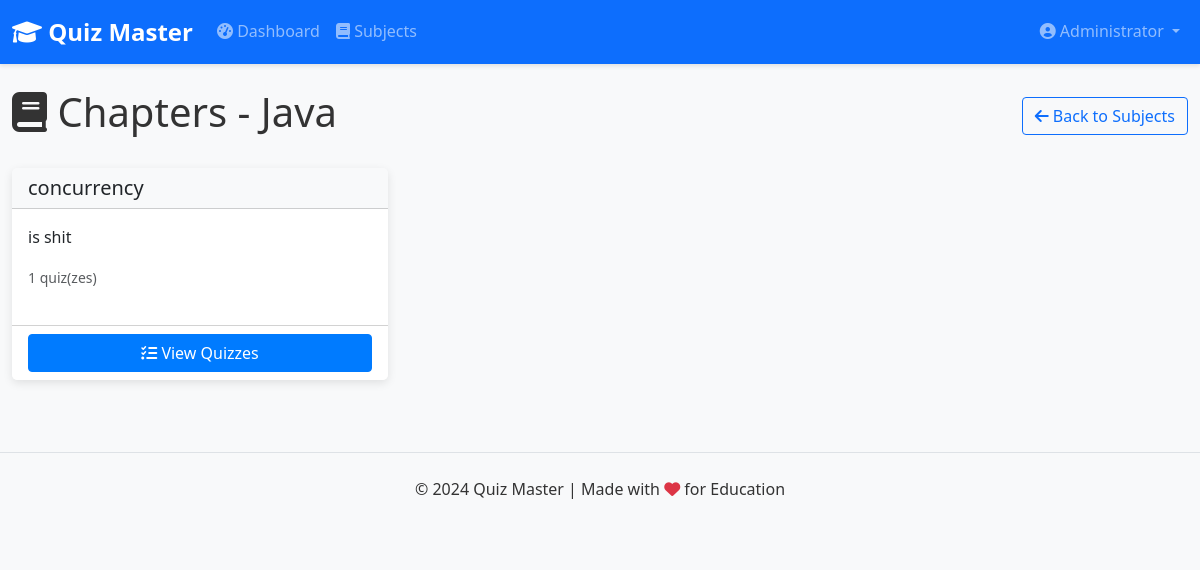
The app's page /user/subjects/1/chapters (signed in) with its own data.
### models/user.py (models this page shows, shortened)
class User(db.Model, UserMixin):
    __tablename__ = 'users'
    id = db.Column(db.Integer, primary_key=True)
    username = db.Column(db.String(100), unique=True, nullable=False)
    password = db.Column(db.String(200), nullable=False)
    full_name = db.Column(db.String(100), nullable=False)
    qualification = db.Column(db.String(100))
    dob = db.Column(db.Date)
    role = db.Column(db.String(10), default='user')
    scores = db.relationship('Score', backref='user', lazy=True)
    def is_admin(self):
        return self.role == 'admin'

### models/subject.py (models this page shows, shortened)
class Subject(db.Model):
    __tablename__ = 'subjects'
    id = db.Column(db.Integer, primary_key=True)
    name = db.Column(db.String(100), unique=True, nullable=False)
    description = db.Column(db.Text)
    chapters = db.relationship('Chapter', backref='subject', lazy=True, cascade='all, delete-orphan')

### models/chapter.py (models this page shows, shortened)
class Chapter(db.Model):
    __tablename__ = 'chapters'
    id = db.Column(db.Integer, primary_key=True)
    name = db.Column(db.String(100), nullable=False)
    description = db.Column(db.Text)
    subject_id = db.Column(db.Integer, db.ForeignKey('subjects.id'), nullable=False)
    quizzes = db.relationship('Quiz', backref='chapter', lazy=True, cascade='all, delete-orphan')
    __table_args__ = (db.UniqueConstraint('name', 'subject_id', name='unique_chapter_per_subject'),)

### controllers/user.py (the view)
@user_bp.route('/subjects/<int:subject_id>/chapters')
@login_required
def chapters(subject_id):
    subject = Subject.query.get_or_404(subject_id)
    chapters = Chapter.query.filter_by(subject_id=subject_id).all()
    return render_template('user/chapters.html',
                          subject=subject,
                          chapters=chapters,
                          title=f'Chapters - {subject.name}')

### templates/user/chapters.html
{% extends 'layout.html' %}
{% block content %}
<div class="d-flex justify-content-between align-items-center mb-4">
    <h1 class="display-6">
        <i class="fas fa-book"></i> Chapters - {{ subject.name }}
    </h1>
    <a href="{{ url_for('user.subjects') }}" class="btn btn-outline-primary">
        <i class="fas fa-arrow-left"></i> Back to Subjects
    </a>
</div>
<div class="row">
    {% if chapters %}
        {% for chapter in chapters %}
        <div class="col-md-4 mb-4">
            <div class="card h-100">
                <div class="card-header">
                    <h5 class="card-title mb-0">{{ chapter.name }}</h5>
                </div>
                <div class="card-body">
                    <p class="card-text">{{ chapter.description }}</p>
                    <div class="d-flex justify-content-between align-items-center">
                        <small class="text-muted">{{ chapter.quizzes|length }} quiz(zes)</small>
                    </div>
                </div>
                <div class="card-footer bg-white">
                    <a href="{{ url_for('user.quizzes', chapter_id=chapter.id) }}" class="btn btn-primary w-100">
                        <i class="fas fa-tasks"></i> View Quizzes
                    </a>
                </div>
            </div>
        </div>
        {% endfor %}
    {% else %}
        <div class="col-12">
            <div class="alert alert-info text-center">
                <i class="fas fa-info-circle me-2"></i> No chapters are available for this subject.
            </div>
        </div>
    {% endif %}
</div>
{% endblock %}

### templates/layout.html (shortened to what this page needs)
<!DOCTYPE html>
<html lang="en">
<head>
    <link href="https://cdn.jsdelivr.net/npm/bootstrap@5.3.0-alpha1/dist/css/bootstrap.min.css" rel="stylesheet">
    <link rel="stylesheet" href="https://cdnjs.cloudflare.com/ajax/libs/font-awesome/6.0.0-beta3/css/all.min.css">
    <link rel="stylesheet" href="{{ url_for('static', filename='css/styles.css') }}">
</head>
<body>
    <nav class="navbar navbar-expand-lg navbar-dark bg-primary">
        <div class="container">
            <a class="navbar-brand" href="{{ url_for('index') }}">
                <i class="fas fa-graduation-cap"></i> Quiz Master
            </a>
            <div class="collapse navbar-collapse" id="navbarNav">
                <ul class="navbar-nav me-auto">
                    {% if current_user.is_authenticated %}
                        {% if current_user.is_admin() %}
                            <li class="nav-item">
                                <a class="nav-link" href="{{ url_for('admin.dashboard') }}">
                                    <i class="fas fa-tachometer-alt"></i> Dashboard
                                </a>
                            </li>
                            <li class="nav-item">
                                <a class="nav-link" href="{{ url_for('admin.subjects') }}">
                                    <i class="fas fa-book"></i> Subjects
                                </a>
                            </li>
                        {% endif %}
                    {% endif %}
                </ul>
                <ul class="navbar-nav">
                    {% if current_user.is_authenticated %}
                        <li class="nav-item dropdown">
                            <a class="nav-link dropdown-toggle" href="#" id="navbarDropdown" role="button" data-bs-toggle="dropdown">
                                <i class="fas fa-user-circle"></i> {{ current_user.full_name }}
                            </a>
                        </li>
                    {% endif %}
                </ul>
            </div>
        </div>
    </nav>
    <div class="container mt-4">
        {% block content %}{% endblock %}
    </div>
    <footer class="bg-light py-4 mt-5">
        <div class="container text-center">
            <p>&copy; 2024 Quiz Master | Made with <i class="fas fa-heart text-danger"></i> for Education</p>
        </div>
    </footer>
</body>
</html>

### static/css/styles.css (style rules this page uses)
body { font-family: 'Segoe UI', Tahoma, Geneva, Verdana, sans-serif; line-height: 1.6; color: #333; background-color: #f8f9fa; }
.container { max-width: 1200px; }
.navbar { box-shadow: 0 2px 4px rgba(0, 0, 0, 0.1); }
.navbar-brand { font-weight: bold; font-size: 1.5rem; }
.card { margin-bottom: 20px; border: none; box-shadow: 0 3px 10px rgba(0, 0, 0, 0.1); transition: transform 0.3s; }
.card-header { font-weight: bold; background-color: #f8f9fa; }
.btn { border-radius: 4px; }
.btn-primary { background-color: #007bff; border-color: #007bff; }
footer { margin-top: 50px; padding: 20px 0; background-color: #f8f9fa; border-top: 1px solid #dee2e6; }

### records on screen
User: full_name "Administrator"
Subject: name "Java"
Chapter: name "concurrency", description "is shit", quizzes|length "1"
